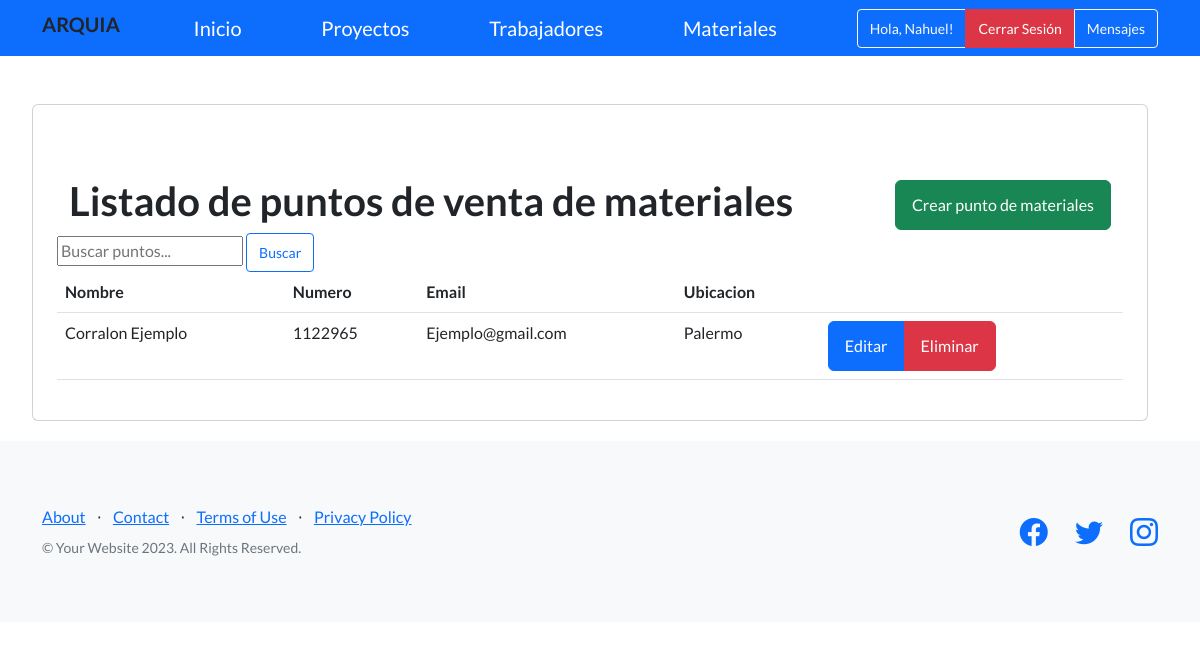
The app's page /app_arq/lista_material/ (signed in) with its own data.
### app_arq/models.py (models this page shows, shortened)
class Material(models.Model):
    nombre = models.CharField(max_length=40)
    numero = models.CharField(max_length=30)
    email = models.EmailField()
    barrio = models.CharField(max_length=40, blank=False)
    user = models.ForeignKey(User, null=True, on_delete=models.CASCADE)

### app_arq/views.py (the view)
# urls.py: path('lista_material/', MaterialListView.as_view(), name='lista_material'),
class MaterialListView(LoginRequiredMixin, ListView):
    model = Material
    template_name = 'material_list.html'
    context_object_name = 'materiales'
    success_url = '/app_arq/lista_material'
    login_url = '/app_arq/login/'

### app_arq/templates/material_list.html (shortened to what this page needs)
{% extends 'padre.html' %}
{% block contenidoQueCambia %}
<div style="display: flex; justify-content: space-between;">
    <div class="container mt-5" style="width: 100%; margin: 20px;">
        <div class="card p-4">
            <div class="container mt-5" style="display: flex; justify-content: space-between; align-items: center;">
                <h1>Listado de puntos de venta de materiales</h1>
                <a href="{% url 'crear_material' %}" class="btn btn-success">Crear punto de materiales</a>
            </div>
            <form action="{% url 'filtrar_materiales' %}" method="get">
                <input type="text" name="q" placeholder="Buscar puntos..." value="{{ request.GET.q }}">
                <button type="submit" class="btn btn-outline-primary btn-sm">Buscar</button>
            </form>
            <table class="table">
                <thead>
                    <tr>
                        <th>Nombre</th>
                        <th>Numero</th>
                        <th>Email</th>
                        <th>Ubicacion</th>
                        <th> </th>
                    </tr>
                </thead>
                <tbody>
                    {% if materiales %}
                        {% for material in materiales %}
                        <tr>
                            <td>{{ material.nombre }}</td>
                            <td>{{ material.numero }}</td>
                            <td>{{ material.email }}</td>
                            <td>{{ material.barrio }}</td>
                            <td>
                                {% if material.user == request.user or request.user.is_superuser %}
                                <div class="btn-group">
                                    <a href="{% url 'actualizar_material' pk=material.pk %}" class="btn btn-primary">Editar</a>
                                    <a href="{% url 'eliminar_material' pk=material.pk %}" class="btn btn-danger">Eliminar</a>
                                </div>
                                {% endif %}
                            </td>
                        </tr>
                        {% endfor %}
                    {% else %}
                        <tr>
                            <td colspan="6">No se encontraron puntos.</td>
                        </tr>
                    {% endif %}
                </tbody>
            </table>
        </div>
    </div>
</div>
{% endblock contenidoQueCambia %}

### app_arq/templates/navbar.html
<nav class="navbar navbar-dark bg-primary">
    <div class="container">
        <h5 style="margin-right: 10px;">ARQUIA</h5>
        <div class="home-button">
            <a class="navbar-brand" href="{% url 'Inicio' %}">Inicio</a>
        </div>
        <a class="navbar-brand" href="{% url 'lista_proyecto' %}">Proyectos</a>
        <a class="navbar-brand" href="{% url 'lista_trabajador' %}">Trabajadores</a>
        <a class="navbar-brand" href="{% url 'lista_material' %}">Materiales</a>
        <div class="btn-group">
            {% if user.is_authenticated %}
            <a class="btn btn-outline-light btn-sm ml-auto" href="{% url 'edit_profile' %}">Hola, {{ user.username }}!</a>
            <a class="btn btn-danger btn-sm ml-auto" href="{% url 'logout' %}">Cerrar Sesión</a>
            <a class="btn btn-outline-light btn-sm ml-auto" href="{% url 'bandeja_entrada' %}">Mensajes</a>
            {% else %}
            <a class="btn btn-primary btn-sm ml-auto" href="{% url 'login' %}">Iniciar Sesión</a>
            <a class="btn btn-primary btn-sm ml-auto" href="{% url 'register' %}">Registrarse</a>
            {% endif %}
        </div>
    </div>
</nav>

### records on screen
Material: nombre "Corralon Ejemplo", numero "1122965", email "Ejemplo@gmail.com", barrio "Palermo", shows "Editar"

### other values on screen
{{ user.username }} "Nahuel"
